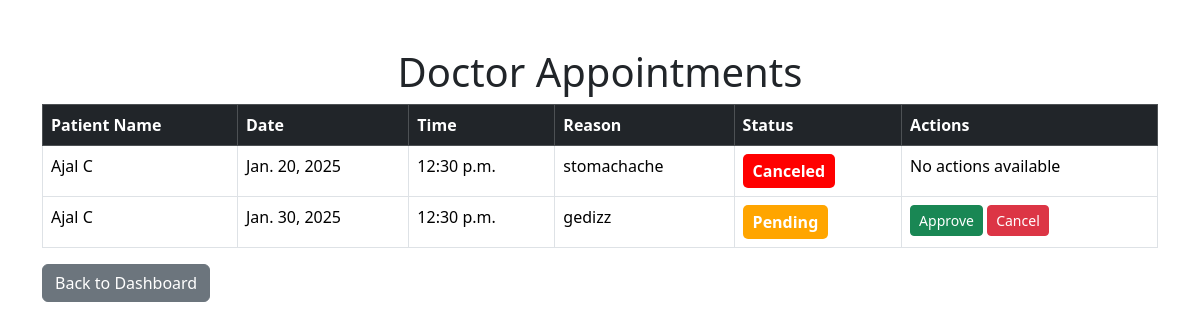
Page /hospital/appointments/ (signed in) on the earlier database version.
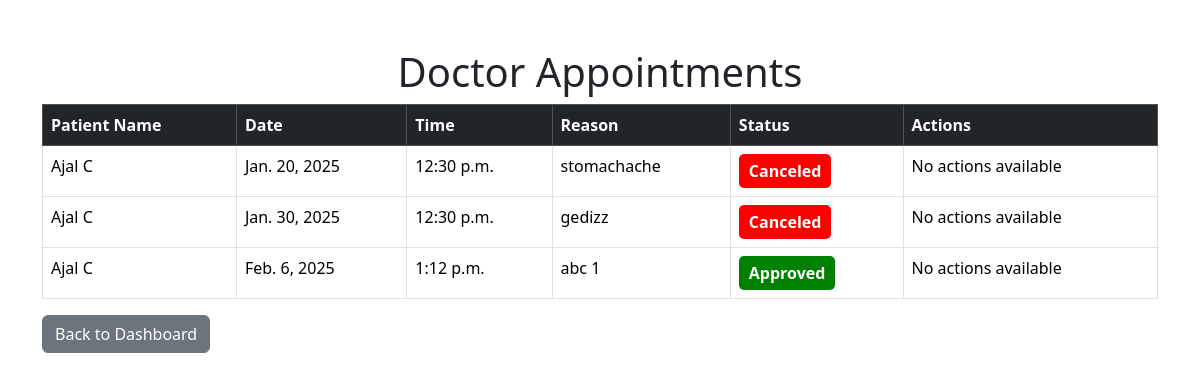
Same page on the later database version.
### hospital/models.py (models this page shows, shortened)
class Appointment(models.Model):
    STATUS_CHOICES = [
        ('pending', 'Pending'),
        ('approved', 'Approved'),
        ('canceled', 'Canceled'),
    ]
    patient = models.ForeignKey(Patient, on_delete=models.CASCADE, related_name='appointments')
    doctor = models.ForeignKey(Doctor, on_delete=models.CASCADE)
    department=models.ForeignKey(Department,on_delete=models.CASCADE)
    date = models.DateField()
    time = models.TimeField()
    status = models.CharField(max_length=10, choices=STATUS_CHOICES, default='pending')
    reason = models.TextField()

class Patient(models.Model):
    user = models.OneToOneField(User, on_delete=models.CASCADE)
    date_of_birth = models.DateField(null=True, blank=True)
    contact_number = models.CharField(max_length=15)
    address = models.TextField()
    GENDER_CHOICES = [
        ('male', 'Male'),
        ('female', 'Female'),
        ('other', 'Other'),
    ]
    gender = models.CharField(max_length=10, choices=GENDER_CHOICES,null=True,blank=True)

### accounts/models.py (models this page shows)
class User(AbstractUser):
    ROLE_CHOICES = [
        ('admin', 'Admin'),
        ('doctor', 'Doctor'),
        ('patient', 'Patient'),
    ]
    role = models.CharField(max_length=10, choices=ROLE_CHOICES, default='patient')
    GENDER_CHOICES = [
        ('male', 'Male'),
        ('female', 'Female'),
        ('other', 'Other'),
    ]
    gender = models.CharField(max_length=10, choices=GENDER_CHOICES, blank=True, null=True)

### hospital/views.py (the view)
# urls.py: path('appointments/', AppointmentListView.as_view(), name='appointment_list'),
class AppointmentListView(LoginRequiredMixin, ListView):
    model = Appointment
    context_object_name = 'appointments'
    template_name = 'appointment_list.html'  # Default for patients
    def get_queryset(self):
        user = self.request.user
        if user.role == 'patient':
            patient = get_object_or_404(Patient, user=user)
            return Appointment.objects.filter(patient=patient)
        elif user.role == 'doctor':
            doctor = get_object_or_404(Doctor, user=user)
            return Appointment.objects.select_related('patient', 'patient__user').filter(doctor=doctor)
        elif user.role == 'admin':
            return Appointment.objects.select_related('patient', 'doctor', 'patient__user', 'doctor__user').all()
        raise PermissionDenied("You are not authorized to view this page.")
    def get_template_names(self):
        if self.request.user.role == 'doctor':
            return ['doctor_appointment_list.html']
        elif self.request.user.role == 'admin':
            return ['admin_appointment_list.html']
        return [self.template_name]  # Default to patient template

### hospital/templates/doctor_appointment_list.html (shortened to what this page needs)
<!DOCTYPE html>
<html lang="en">
<head>
    <link href="https://cdn.jsdelivr.net/npm/bootstrap@5.3.3/dist/css/bootstrap.min.css" rel="stylesheet">
</head>
<body>
    <div class="container mt-5">
        <h1 class="text-center">Doctor Appointments</h1>
        <table class="table table-bordered">
            <thead class="table-dark">
                <tr>
                    <th>Patient Name</th>
                    <th>Date</th>
                    <th>Time</th>
                    <th>Reason</th>
                    <th>Status</th>
                    <th>Actions</th>
                </tr>
            </thead>
            <tbody>
                {% for appointment in appointments %}
                <tr>
                    <td>{{ appointment.patient.user.first_name }} {{ appointment.patient.user.last_name }}</td>
                    <td>{{ appointment.date }}</td>
                    <td>{{ appointment.time }}</td>
                    <td>{{ appointment.reason }}</td>
                    <td>
                        <span class="status-label status-{{ appointment.status }}">{{ appointment.get_status_display }}</span>
                    </td>
                    <td>
                        {% if user.role == 'doctor' or user.role == 'admin' %}
                            {% if appointment.status == 'pending' %}
                            <form method="post" action="{% url 'appointment_status_update' appointment.id %}">
                                <button type="submit" name="status" value="approved" class="btn btn-success btn-sm">
                                    Approve
                                </button>
                                <button type="submit" name="status" value="canceled" class="btn btn-danger btn-sm">
                                    Cancel
                                </button>
                            </form>
                            {% else %}
                                <span>No actions available</span>
                            {% endif %}
                        {% endif %}
                    </td>
                </tr>
                {% empty %}
                <tr>
                    <td colspan="6" class="text-center">No appointments found.</td>
                </tr>
                {% endfor %}
            </tbody>
        </table>
        <a href="{% url 'dashboard' %}" class="btn btn-secondary">Back to Dashboard</a>
    </div>
</body>
</html>

Differences in the rows shown:
changed Appointment "Jan. 30, 2025": status "Pending" → "Canceled"; status "Approve Cancel" → "No actions available"
added Appointment: patient.user.first_name "Ajal", patient.user.last_name "C", date "Feb. 6, 2025", time "1:12 p.m.", reason "abc 1", status "Approved", shows "No actions available"
